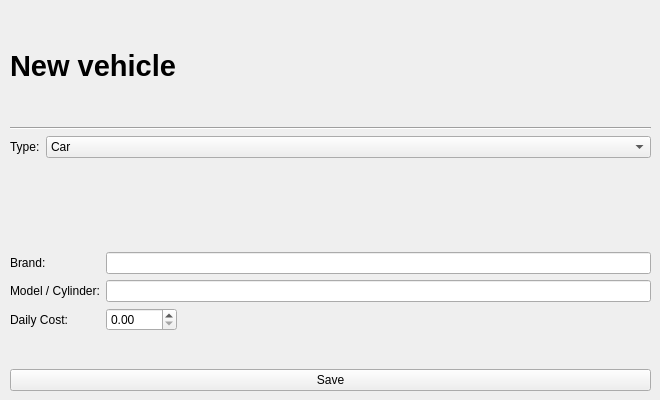
    <widget class="QWidget" name="pageNewVehicle">
     <widget class="QWidget" name="verticalLayoutWidget_4">
      <property name="geometry">
       <rect>
        <x>10</x>
        <y>10</y>
        <width>641</width>
        <height>381</height>
       </rect>
      </property>
      <layout class="QVBoxLayout" name="layoutNewBorrower_4">
       <item>
        <widget class="QLabel" name="label_9">
         <property name="font">
          <font>
           <pointsize>22</pointsize>
           <weight>75</weight>
           <bold>true</bold>
          </font>
         </property>
         <property name="text">
          <string>New vehicle</string>
         </property>
        </widget>
       </item>
       <item>
        <widget class="Line" name="line_4">
         <property name="orientation">
          <enum>Qt::Horizontal</enum>
         </property>
        </widget>
       </item>
       <item>
        <layout class="QFormLayout" name="formLayout_2">
         <property name="fieldGrowthPolicy">
          <enum>QFormLayout::AllNonFixedFieldsGrow</enum>
         </property>
         <item row="1" column="0">
          <widget class="QLabel" name="label_11">
           <property name="text">
            <string>Type:</string>
           </property>
          </widget>
         </item>
         <item row="1" column="1">
          <widget class="QComboBox" name="line_new_vehicle_type">
           <item>
            <property name="text">
             <string>Car</string>
            </property>
           </item>
           <item>
            <property name="text">
             <string>Moto</string>
            </property>
           </item>
          </widget>
         </item>
        </layout>
       </item>
       <item>
        <layout class="QFormLayout" name="formLayout">
         <property name="sizeConstraint">
          <enum>QLayout::SetDefaultConstraint</enum>
         </property>
         <property name="fieldGrowthPolicy">
          <enum>QFormLayout::ExpandingFieldsGrow</enum>
         </property>
         <property name="rowWrapPolicy">
          <enum>QFormLayout::WrapLongRows</enum>
         </property>
         <property name="horizontalSpacing">
          <number>6</number>
         </property>
         <property name="verticalSpacing">
          <number>6</number>
         </property>
         <item row="1" column="0">
          <widget class="QLabel" name="label_13">
           <property name="text">
            <string>Model / Cylinder:</string>
           </property>
          </widget>
         </item>
         <item row="1" column="1">
          <widget class="QLineEdit" name="line_new_vehicle_misc"/>
         </item>
         <item row="0" column="0">
          <widget class="QLabel" name="label_12">
           <property name="text">
            <string>Brand:</string>
           </property>
          </widget>
         </item>
         <item row="0" column="1">
          <widget class="QLineEdit" name="line_new_vehicle_brand"/>
         </item>
         <item row="2" column="0">
          <widget class="QLabel" name="label_41">
           <property name="text">
            <string>Daily Cost:</string>
           </property>
          </widget>
         </item>
         <item row="2" column="1">
          <widget class="QDoubleSpinBox" name="spin_vehicle_cost">
           <property name="maximum">
            <double>1000.000000000000000</double>
           </property>
          </widget>
         </item>
        </layout>
       </item>
       <item>
        <widget class="QPushButton" name="button_newvehicle">
         <property name="text">
          <string>Save</string>
         </property>
        </widget>
       </item>
      </layout>
     </widget>
    </widget>
